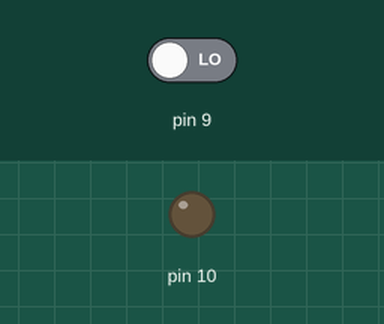
A sketch run on a simulated Arduino Uno, built with avr-gcc and run on an emulated ATmega328P. On the bench: output pins drawn as LEDs (lit = HIGH). Inputs (shaded band) come from the test bench; at power-on: pin 9 LOW.

Above: at 1.2 s.
1.3 s: pin 9 driven HIGH
At 2.0 s:
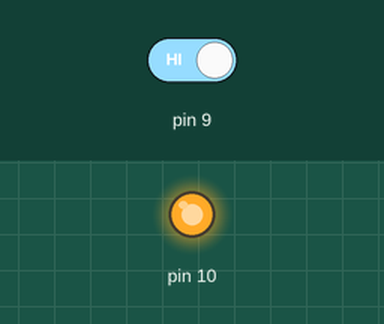
2.8 s: pin 9 driven LOW
At 3.2 s:
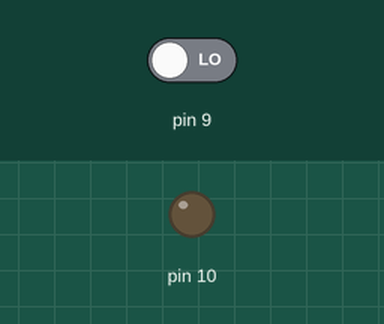
Timing chart, 0 to 5.8 s (numbered marks = the images above; inputs shaded):
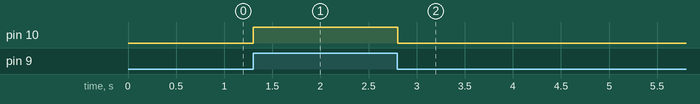

Measured:
- after the input at 1.3 s, pin 10: LOW → HIGH at once
- after the input at 2.8 s, pin 10: HIGH → LOW at once

The sketch:

solenoid_test.ino
```cpp
void setup() {
  // put your setup code here, to run once:
  pinMode(9, INPUT);
  pinMode(10, OUTPUT);
}

void loop() {
  // put your main code here, to run repeatedly:
  if(digitalRead(9)){
    digitalWrite(10, HIGH);}
  else{
    digitalWrite(10, LOW);}
  delay(20);
}
```
